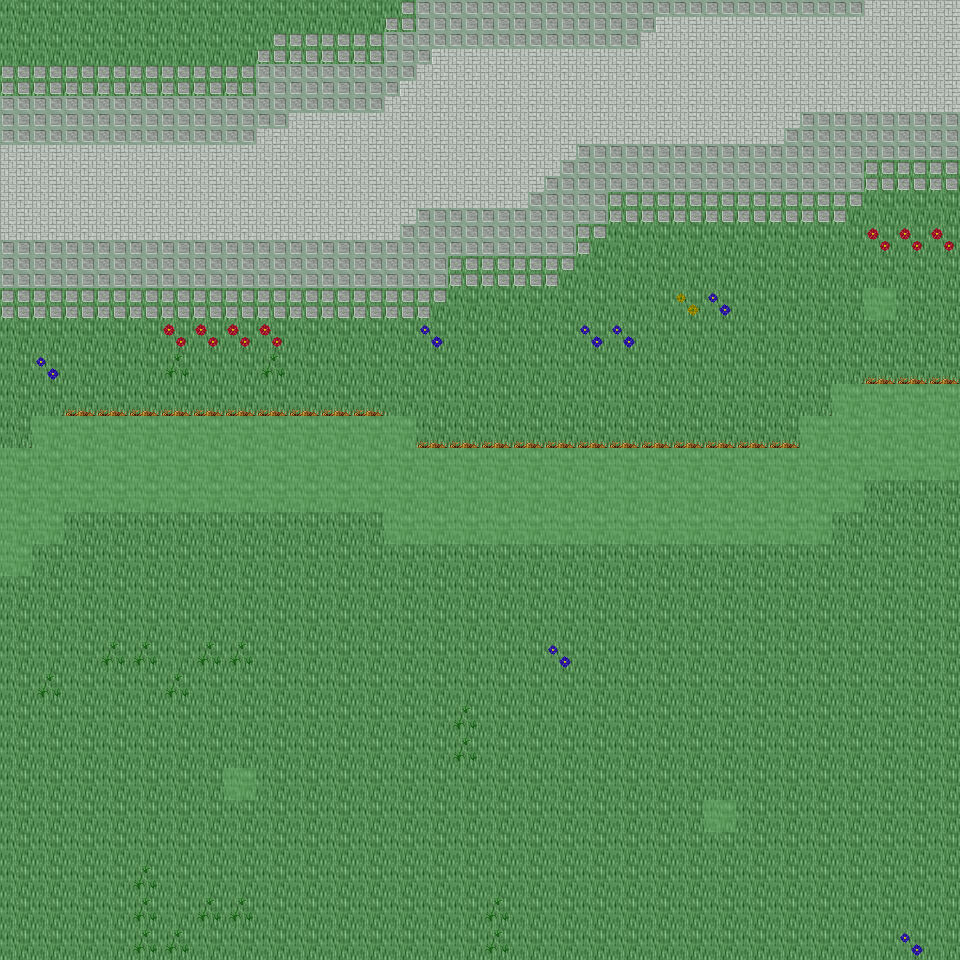

A level layout from a 2D game, rendered from its tile map. Below: a short description, then the map file with tile-grid data replaced by summaries:
An orthogonal 30x30 tile map with 32x32 px tiles, 6 tile layers (Ground, Object, Object2, Above, ...), 19 tilesets and 6 objects (6x mapExit).

<map version="1.0" orientation="orthogonal" renderorder="right-down" width="30" height="30" tilewidth="32" tileheight="32" nextobjectid="7">
  <tileset firstgid="1" name="tileset_ground_ground" tilewidth="32" tileheight="32" tilecount="33" columns="3">
    <image source="../drawable/tileset_ground_ground.png" width="96" height="352" />
  </tileset>
  <tileset firstgid="34" name="tileset_ground_water_pool" tilewidth="32" tileheight="32" tilecount="72" columns="3">
    <image source="../drawable/tileset_ground_water_pool.png" width="96" height="768" />
  </tileset>
  <tileset firstgid="106" name="tileset_ground_ridge_earth_dark" tilewidth="32" tileheight="32" tilecount="96" columns="12">
    <image source="../drawable/tileset_ground_ridge_earth_dark.png" width="384" height="256" />
  </tileset>
  <tileset firstgid="202" name="tileset_ground_grass_edges" tilewidth="32" tileheight="32" tilecount="36" columns="12">
    <image source="../drawable/tileset_ground_grass_edges.png" width="384" height="96" />
  </tileset>
  <tileset firstgid="238" name="tileset_ground_earth_edges" tilewidth="32" tileheight="32" tilecount="18" columns="6">
    <image source="../drawable/tileset_ground_earth_edges.png" width="192" height="96" />
  </tileset>
  <tileset firstgid="256" name="tileset_ground_grass_corners" tilewidth="32" tileheight="32" tilecount="24" columns="6">
    <image source="../drawable/tileset_ground_grass_corners.png" width="192" height="128" />
  </tileset>
  <tileset firstgid="280" name="tileset_plant_grasses" tilewidth="32" tileheight="32" tilecount="6" columns="3">
    <image source="../drawable/tileset_plant_grasses.png" width="96" height="64" />
  </tileset>
  <tileset firstgid="286" name="tileset_plant_flower_daisy_blue" tilewidth="32" tileheight="32" tilecount="8" columns="2">
    <image source="../drawable/tileset_plant_flower_daisy_blue.png" width="64" height="128" />
  </tileset>
  <tileset firstgid="294" name="tileset_plant_flower_daisy_yellow" tilewidth="32" tileheight="32" tilecount="8" columns="2">
    <image source="../drawable/tileset_plant_flower_daisy_yellow.png" width="64" height="128" />
  </tileset>
  <tileset firstgid="302" name="tileset_plant_bush_bushes" tilewidth="32" tileheight="32" tilecount="10" columns="5">
    <image source="../drawable/tileset_plant_bush_bushes.png" width="160" height="64" />
  </tileset>
  <tileset firstgid="312" name="tileset_plant_flower_daisy_red" tilewidth="32" tileheight="32" tilecount="8" columns="2">
    <image source="../drawable/tileset_plant_flower_daisy_red.png" width="64" height="128" />
  </tileset>
  <tileset firstgid="320" name="tileset_plant_flower_daisy_white" tilewidth="32" tileheight="32" tilecount="8" columns="2">
    <image source="../drawable/tileset_plant_flower_daisy_white.png" width="64" height="128" />
  </tileset>
  <tileset firstgid="328" name="tileset_item_statue_bird" tilewidth="32" tileheight="32" tilecount="8" columns="2">
    <image source="../drawable/tileset_item_statue_bird.png" width="64" height="128" />
  </tileset>
  <tileset firstgid="336" name="tileset_logic_collision" tilewidth="32" tileheight="32" tilecount="1" columns="1">
    <image source="../drawable/tileset_logic_collision.png" width="32" height="32" />
  </tileset>
  <tileset firstgid="337" name="tileset_ground_green_paving" tilewidth="32" tileheight="32" tilecount="18" columns="3">
    <image source="../drawable/tileset_ground_green_paving.png" width="96" height="192" />
  </tileset>
  <tileset firstgid="355" name="tileset_logic_protection" tilewidth="32" tileheight="32" tilecount="2" columns="2">
    <image source="../drawable/tileset_logic_protection.png" width="64" height="32" />
  </tileset>
  <tileset firstgid="357" name="tileset_building_castle" tilewidth="32" tileheight="32" tilecount="320" columns="20">
    <image source="../drawable/tileset_building_castle.png" width="640" height="512" />
  </tileset>
  <tileset firstgid="677" name="tileset_logic_creature_reptile" tilewidth="32" tileheight="32" tilecount="7" columns="7">
    <image source="../drawable/tileset_logic_creature_reptile.png" width="224" height="32" />
  </tileset>
  <tileset firstgid="684" name="tileset_logic_creature_rodent" tilewidth="32" tileheight="32" tilecount="8" columns="8">
    <image source="../drawable/tileset_logic_creature_rodent.png" width="256" height="32" />
  </tileset>
  <layer name="Ground" width="30" height="30">
    <data>[900 cells, 900 non-empty, 2 distinct tile ids]</data>
  </layer>
  <layer name="Object" width="30" height="30">
    <data>[900 cells, 363 non-empty, 22 distinct tile ids]</data>
  </layer>
  <layer name="Object2" width="30" height="30">
    <data>[900 cells, 36 non-empty, 5 distinct tile ids]</data>
  </layer>
  <layer name="Above" width="30" height="30">
    <data>[900 cells, 0 non-empty, 0 distinct tile ids]</data>
  </layer>
  <layer name="Above2" width="30" height="30">
    <data>[900 cells, 0 non-empty, 0 distinct tile ids]</data>
  </layer>
  <layer name="Walkable" width="30" height="30">
    <data>[900 cells, 98 non-empty, 1 distinct tile ids]</data>
  </layer>
  <objectgroup name="MapEvents">
    <object id="1" name="north" type="mapExit" x="0" y="0" width="960" height="32">
      <properties>
        <property name="map" value="level_0_x86_y93" />
        <property name="x" value="0" />
        <property name="y" value="28" />
      </properties>
    </object>
    <object id="2" name="south" type="mapExit" x="0" y="928" width="960" height="32">
      <properties>
        <property name="map" value="level_0_x86_y95" />
        <property name="x" value="0" />
        <property name="y" value="1" />
      </properties>
    </object>
    <object id="3" name="west" type="mapExit" x="0" y="0" width="32" height="448">
      <properties>
        <property name="map" value="level_0_x85_y94" />
        <property name="x" value="28" />
        <property name="y" value="0" />
      </properties>
    </object>
    <object id="4" name="west2" type="mapExit" x="0" y="576" width="32" height="384">
      <properties>
        <property name="map" value="level_0_x85_y94" />
        <property name="x" value="28" />
        <property name="y" value="18" />
      </properties>
    </object>
    <object id="5" name="east" type="mapExit" x="928" y="0" width="32" height="384">
      <properties>
        <property name="map" value="level_0_x87_y94" />
        <property name="x" value="1" />
        <property name="y" value="0" />
      </properties>
    </object>
    <object id="6" name="east2" type="mapExit" x="928" y="480" width="32" height="480">
      <properties>
        <property name="map" value="level_0_x87_y94" />
        <property name="x" value="1" />
        <property name="y" value="15" />
      </properties>
    </object>
  </objectgroup>
</map>
